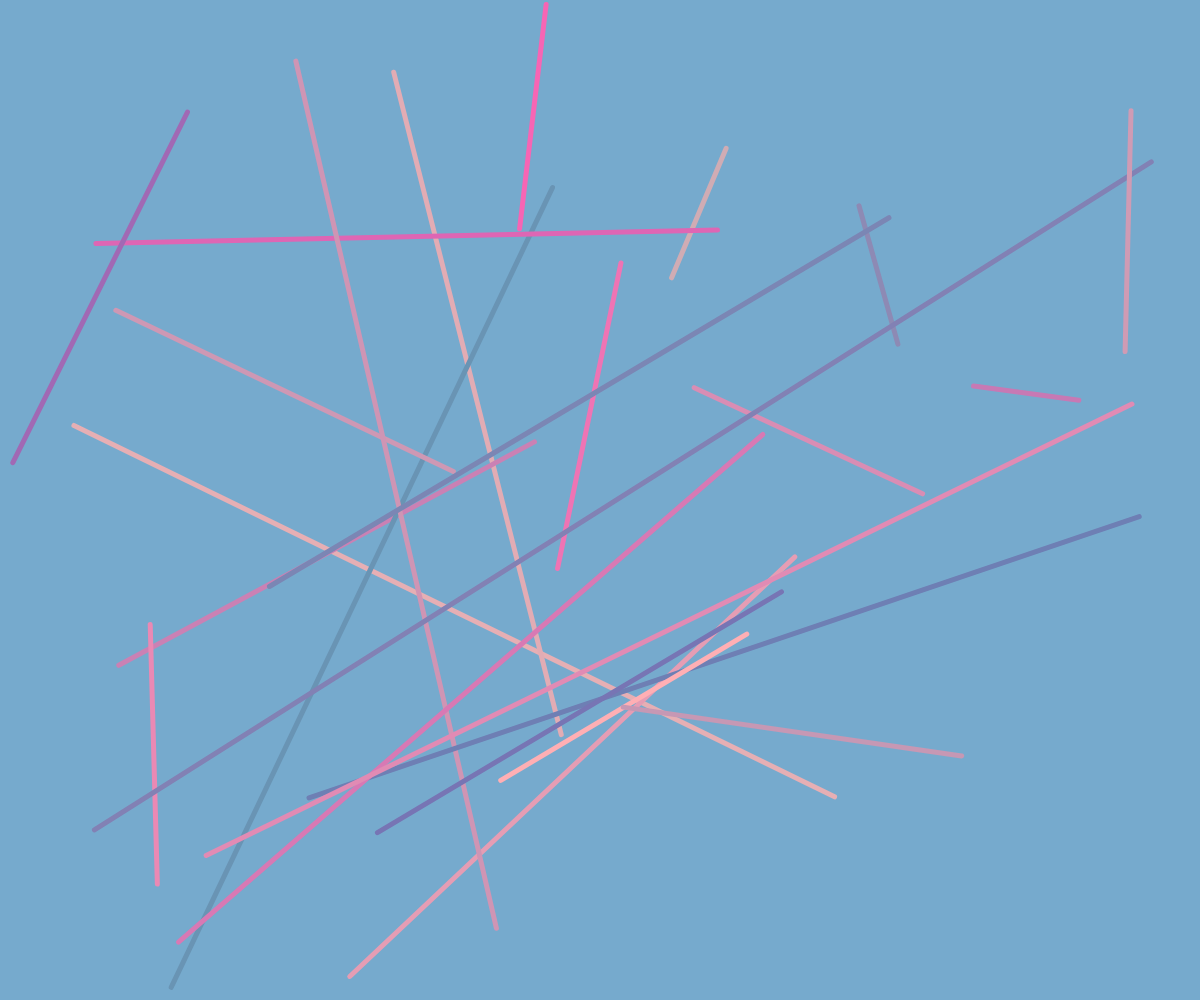
Frame 1 (no input)
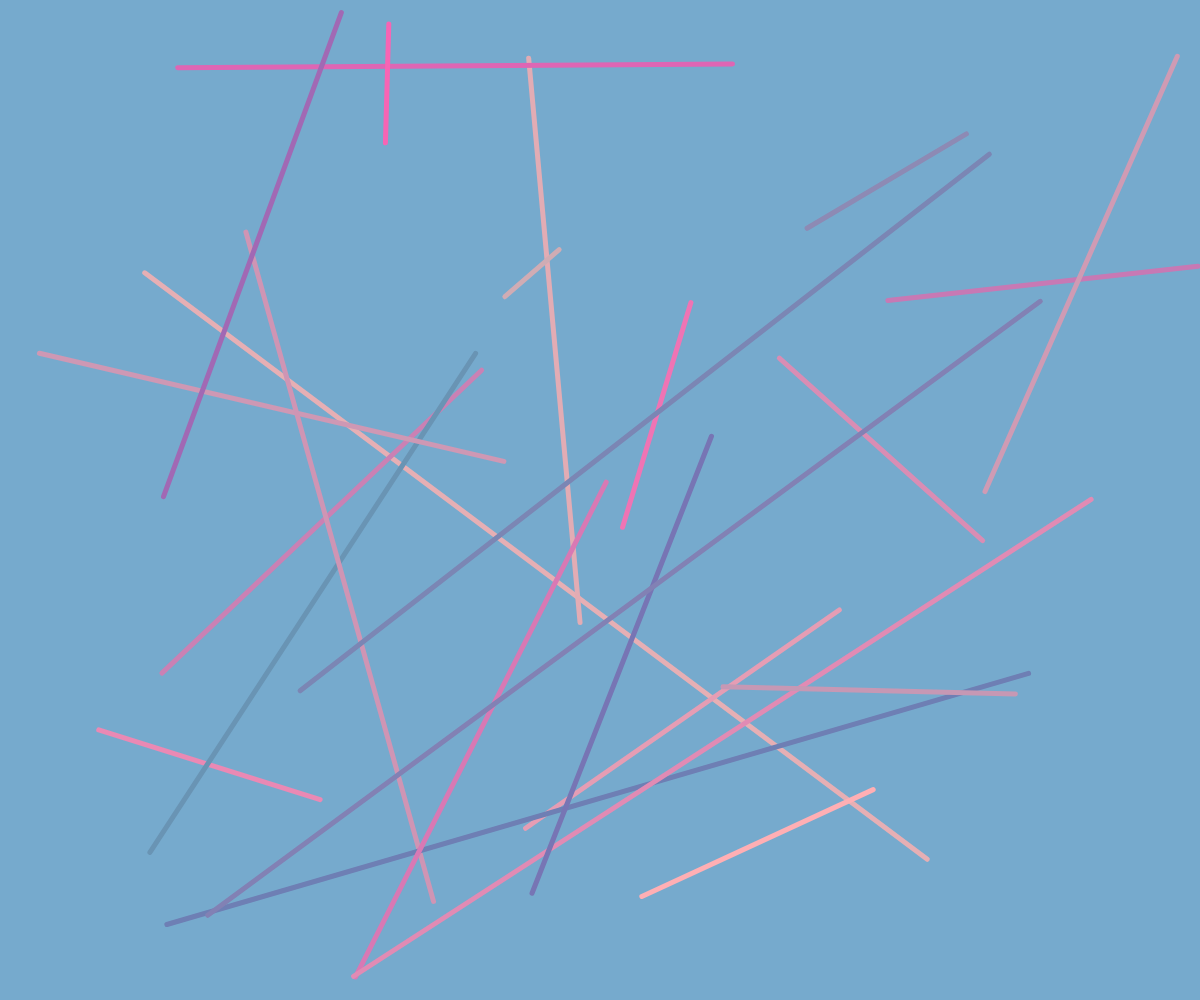
Frame 60 (no input)
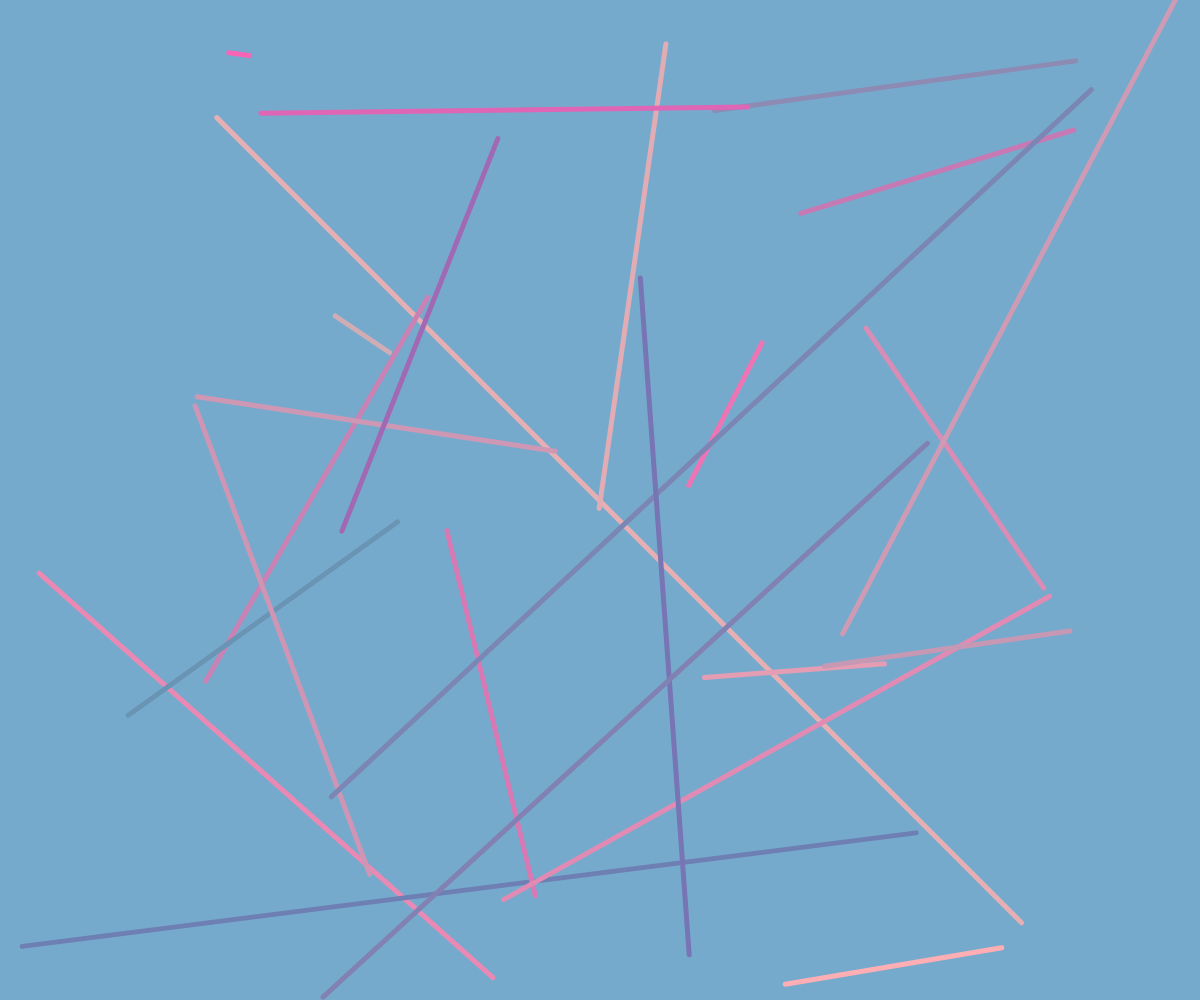
Frame 120 (the mouse pressed at the canvas centre since frame 60)

The p5.js sketch that drew these frames (run headless with seeded random() and noise() and a simulated clock; from frame 60 on, the mouse is pressed at the canvas centre):

// p5.js sketch
// ── sketch.js

let lines = [];
let numberOfLines = 25

function setup() {
    createCanvas(windowWidth, windowHeight);
    // loop for number of lines
    for (let i = 0; i < numberOfLines; i++) {
        lines.push(new Line());
    }
}

function draw() {
    background(118, 170, 205);
    // loop for object
    for (let i = 0; i < lines.length; i++) {
        lines[i].frame();
    }
}

class Line{
    constructor(x1, y1, x2, y2){
        //define
        this.x1 = random(width);
        this.y1 = random(height);
        this.x2 = random(width);
        this.y2 = random(height);
        this.deltaX1 = random(-3, 3);
        this.deltaY1 = random(-3, 3);
        this.deltaX2 = random(-3, 3);
        this.deltaY2 = random(-3, 3);
        this.stroke = color(random(100, 255), random(100, 180), 180);
    }

    frame() {
        // call
        this.move();
        this.edgeCheck();
        this.display();

    }

    move(){
        // move lines
        this.x1 += this.deltaX1;
        this.y1 += this.deltaY1;
        this.x2 += this.deltaX2;
        this.y2 += this.deltaY2;
    }

    edgeCheck(){
        if(this.x1 >= width) {
            this.deltaX1 *= -1;
            this.x1 = width - abs(this.deltaX1);
        }else if (this.x1 <= 0) {
            this.deltaX1 *= -1;
            this.x1 = abs(this.deltaX1);
        }

        if (this.y1 >= height) {
            this.deltaY1 *= -1;
            this.y1= height - abs(this.deltaY1);
        }else if (this.y1<= 0) {
            this.deltaY1 *= -1;
            this.y1 = abs(this.deltaY1);
        }

        if (this.x2 >= width) {
            this.deltaX2 *= -1;
            this.x2 = width - abs(this.deltaX2);
        } else if (this.x2 <= 0) {
            this.deltaX2 *= -1;
            this.x2 = abs(this.deltaX2);
        }

        if (this.y2 >= height) {
            this.deltaY2 *= -1;
            this.y2= height - abs(this.deltaY2);
        } else if (this.y2<= 0) {
            this.deltaY2 *= -1;
            this.y2 = abs(this.deltaY2);
        }
    }

    display(){
        //draw lines
        stroke(this.stroke);
        strokeWeight(5);
        line(this.x1, this.y1, this.x2, this.y2);
    }
}
